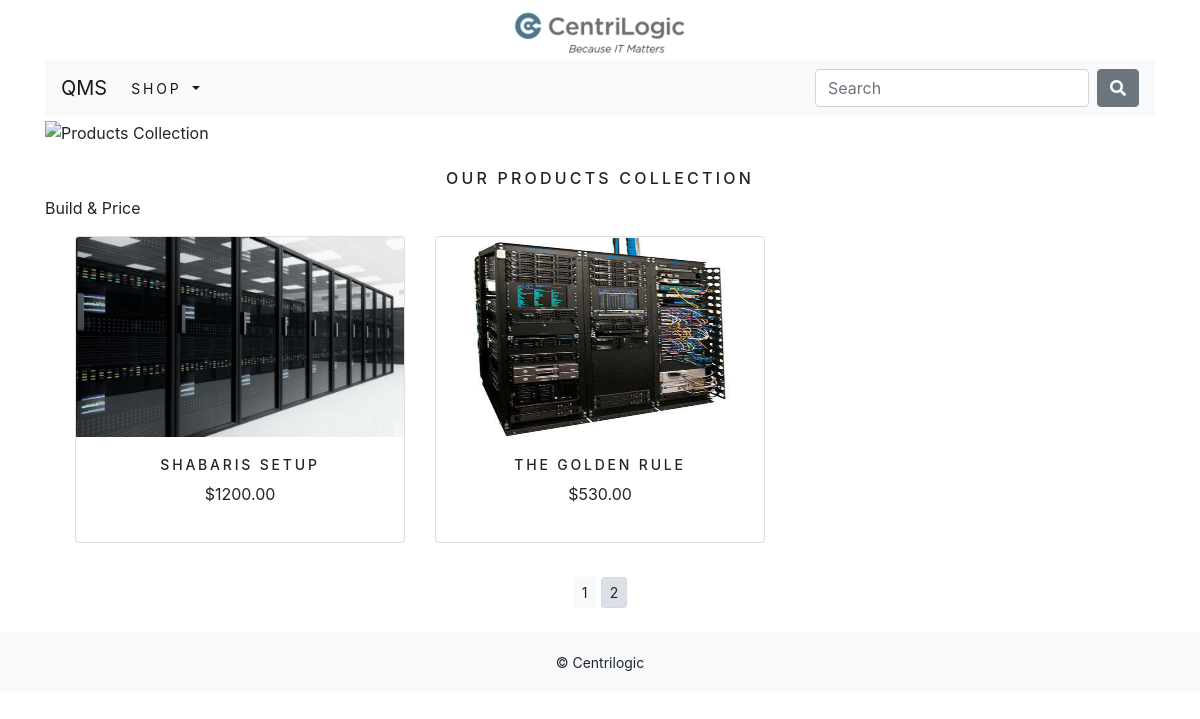
Screenshot of /shop/?page=2 with the database file from the repository.
### shop/models.py (models this page shows, shortened)
class Product(models.Model):
    name = models.CharField(max_length=250, unique=True)
    slug = models.SlugField(max_length=250, unique=True)
    description = models.TextField(blank=True)
    category = models.ForeignKey(Category, on_delete=models.CASCADE)
    price = models.DecimalField(max_digits=10, decimal_places=2)
    image = models.ImageField(upload_to='product', blank=True)
    stock = models.IntegerField()
    available = models.BooleanField(default=True)
    created = models.DateTimeField(auto_now_add=True)
    updated = models.DateTimeField(auto_now=True)
    class Meta:
        ordering = ('name',)
        verbose_name = 'product'
        verbose_name_plural = 'products'
    def get_url(self):
        return reverse('shop:ProductCatDetail', args=[self.category.slug, self.slug])

### shop/views.py (the view)
# urls.py: path('', views.allProdCat, name='allProdCat'),
def allProdCat(request, c_slug=None):
    c_page = None
    products_list = None
    if c_slug != None:
        c_page = get_object_or_404(Category, slug=c_slug)
        products_list = Product.objects.filter(category=c_page, available=True)
    else:
        products_list = Product.objects.all().filter(available=True)
    ''' paginator code '''
    paginator = Paginator(products_list, 6)
    try:
        page = int(request.GET.get('page', '1'))
    except:
        page = 1
    try:
        products = paginator.page(page)
    except (EmptyPage, InvalidPage):
        products = paginator.page(paginator.num_pages)
    return render(request, 'shop/category.html', {'category':c_page, 'products':products})

### cart/context_processors.py (called while the page is built)
def counter(request):
    item_count = 0
    if 'admin' in request.path:
        return{}
    else:
        try:
            cart = Cart.objects.filter(cart_id=_cart_id(request))
            cart_items = CartItem.objects.all().filter(cart=cart[:1])
            for item in cart_items:
                item_count += item.quantity
        except Cart.DoesNotExist:
            item_count = 0
    return dict(item_count = item_count)

### cart/views.py (called while the page is built)
def _cart_id(request):
    cart = request.session.session_key
    if not cart:
        cart = request.session.create()
    return cart

### shop/context_processors.py (called while the page is built)
def menu_links(request):
    links = Category.objects.all()
    return dict(links=links)

### shop/models.py (called while the page is built)
    def get_url(self):
        return reverse('shop:products_by_category', args=[self.slug])

### shop/templates/shop/category.html (shortened to what this page needs)
{% extends "base.html" %}
{% load staticfiles %}
{% block content %}
    <div class="mx-auto">
    {% if category %}
        <img class="my_image" src="{{ category.image.url }}" alt="{{ category.name }}" />
        </div>
        <br />
        <div>
            <h1 class="text-center my_title">{{ category.name }}</h1>
            <p class="text-justify">{{ category.description }}</p>
        </div>
    {% else %}
        <img class="my_image my_image_padding" src="{% static 'img/banner.jpg' %}" alt="Products Collection">
        </div>
        <br />
        <div>
            <h1 class="text-center my_title">Our Products Collection</h1>
            <p class="text-justify">Build & Price</p>
        </div>
    {% endif %}
    <div class="container">
        <div class="row mx-auto">
            {% for product in products.object_list %}
                <div class="my_bottom_margin col-9 col-sm-12 col-md-4 col-md-12 col-lg-4">
                    <div class="card text-center" style="min-width: 18rem;">
                        <a href="{{ product.get_url }}"><img class="card-img-top my_image" style="height: 200px" src="{{ product.image.url }}" alt ="{{ product.name }}"></a>
                        <div class="card-body">
                            <h4>{{ product.name }}</h4>
                            <p>${{ product.price }}</p>
                        </div>
                    </div>
                </div>
            {% endfor %}
        </div>
        <div class="mx-auto">
            {% if products.paginator.num_pages > 1 %}
                <br>
                <div class="text-center">
                    {% for pg in products.paginator.page_range %}
                        <a href="?page={{ pg }}" class="btn btn-light btn-sm {% if products.number == pg %} active {% endif %}">{{ pg }}</a>
                    {% endfor %}
                </div>
            {% endif %}
        </div>
        <br>
    </div>
{% endblock content %}

### static/css/custom.css (style rules this page uses)
body { font-family: 'Roboto', sans-serif; }
.my_image { width: 100%; height: auto; }
.my_title { font-size: 16px; text-transform: uppercase; letter-spacing: .2em; }
.my_image_padding { padding-top: 5px; }
.my_bottom_margin { margin-bottom: 10px; }
.card-body h4 { font-size: 14px; text-transform: uppercase; letter-spacing: .2em; }

### rows the page displays
Product: image (picture), name "SHABARIS SETUP", price "1200.00"
Product: image (picture), name "THE GOLDEN RULE", price "530.00"

### other values shown
{{ pg }} "1" "2"
